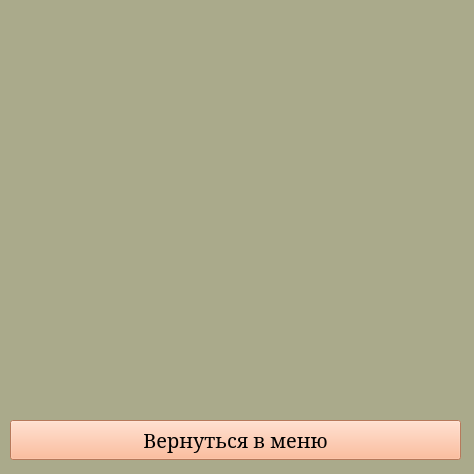
<?xml version="1.0" encoding="UTF-8"?>
<ui version="4.0">
 <class>cityitem</class>
 <widget class="QWidget" name="cityitem">
  <property name="geometry">
   <rect>
    <x>0</x>
    <y>0</y>
    <width>474</width>
    <height>474</height>
   </rect>
  </property>
  <property name="windowTitle">
   <string>Form</string>
  </property>
  <property name="styleSheet">
   <string notr="true">background-color: rgb(170, 170, 139);</string>
  </property>
  <widget class="QPushButton" name="back">
   <property name="geometry">
    <rect>
     <x>10</x>
     <y>420</y>
     <width>451</width>
     <height>40</height>
    </rect>
   </property>
   <property name="palette">
    <palette>
     <active>
      <colorrole role="Button">
       <brush brushstyle="SolidPattern">
        <color alpha="255">
         <red>255</red>
         <green>170</green>
         <blue>127</blue>
        </color>
       </brush>
      </colorrole>
      <colorrole role="Base">
       <brush brushstyle="SolidPattern">
        <color alpha="255">
         <red>255</red>
         <green>170</green>
         <blue>127</blue>
        </color>
       </brush>
      </colorrole>
      <colorrole role="Window">
       <brush brushstyle="SolidPattern">
        <color alpha="255">
         <red>255</red>
         <green>170</green>
         <blue>127</blue>
        </color>
       </brush>
      </colorrole>
     </active>
     <inactive>
      <colorrole role="Button">
       <brush brushstyle="SolidPattern">
        <color alpha="255">
         <red>255</red>
         <green>170</green>
         <blue>127</blue>
        </color>
       </brush>
      </colorrole>
      <colorrole role="Base">
       <brush brushstyle="SolidPattern">
        <color alpha="255">
         <red>255</red>
         <green>170</green>
         <blue>127</blue>
        </color>
       </brush>
      </colorrole>
      <colorrole role="Window">
       <brush brushstyle="SolidPattern">
        <color alpha="255">
         <red>255</red>
         <green>170</green>
         <blue>127</blue>
        </color>
       </brush>
      </colorrole>
     </inactive>
     <disabled>
      <colorrole role="Button">
       <brush brushstyle="SolidPattern">
        <color alpha="255">
         <red>255</red>
         <green>170</green>
         <blue>127</blue>
        </color>
       </brush>
      </colorrole>
      <colorrole role="Base">
       <brush brushstyle="SolidPattern">
        <color alpha="255">
         <red>255</red>
         <green>170</green>
         <blue>127</blue>
        </color>
       </brush>
      </colorrole>
      <colorrole role="Window">
       <brush brushstyle="SolidPattern">
        <color alpha="255">
         <red>255</red>
         <green>170</green>
         <blue>127</blue>
        </color>
       </brush>
      </colorrole>
     </disabled>
    </palette>
   </property>
   <property name="font">
    <font>
     <family>Constantia</family>
     <pointsize>15</pointsize>
    </font>
   </property>
   <property name="styleSheet">
    <string notr="true">background-color: rgb(255, 170, 127);</string>
   </property>
   <property name="text">
    <string>Вернуться в меню</string>
   </property>
  </widget>
 </widget>
 <resources/>
 <connections/>
</ui>
